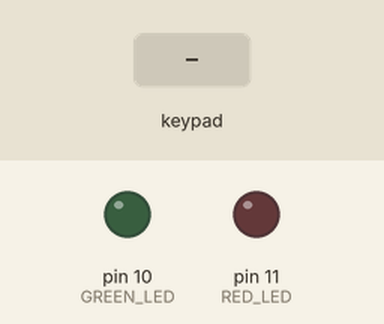
A sketch run on a simulated Arduino Uno, built with avr-gcc and run on an emulated ATmega328P. On the bench: output pins drawn as LEDs (lit = HIGH). Wiring (inferred from the names in the program): 4×4 keypad with keys 1 2 3 A 4 5 6 B 7 8 9 C * 0 # D: rows pin 2, pin 3, pin 4, pin 5; columns pin 6, pin 7, pin 8, pin 9. The inputs (shaded band) are chosen by the test bench. Pins used as bus, display or sensor lines are not drawn; what the sketch prints to the serial monitor is not drawn.

Above: at 1.2 s.
1.3 s: keypad keys 2 5 8 0 # pressed 0.4 s apart
At 4.0 s:
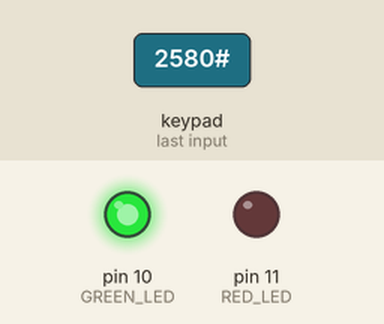
6.3 s: keypad keys 2 3 4 5 # pressed 0.4 s apart
At 8.4 s:
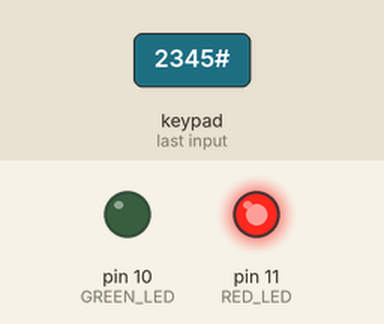
Timing chart, 0 to 10.1 s (numbered marks = the images above; inputs shaded):
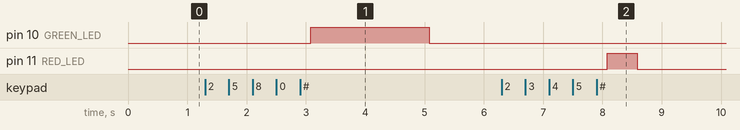

The sketch:

pin_authentication.ino
```cpp
const byte rowPins[4] = {2, 3, 4, 5};
const byte colPins[4] = {6, 7, 8, 9};

const byte GREEN_LED = 10;
const byte RED_LED = 11;

const char keys[4][4] = {
  {'1', '2', '3', 'A'},
  {'4', '5', '6', 'B'},
  {'7', '8', '9', 'C'},
  {'*', '0', '#', 'D'}
};

const char correctPIN[] = "2580";
char enteredPIN[5] = "";
byte pinLength = 0;
byte failedAttempts = 0;

bool lockedOut = false;
unsigned long lockoutStart = 0;
const unsigned long LOCKOUT_MS = 10000;

char scanKeypad() {
  for (byte r = 0; r < 4; r++) {
    digitalWrite(rowPins[r], LOW);
    delayMicroseconds(5);

    for (byte c = 0; c < 4; c++) {
      if (digitalRead(colPins[c]) == LOW) {
        digitalWrite(rowPins[r], HIGH);
        return keys[r][c];
      }
    }

    digitalWrite(rowPins[r], HIGH);
  }

  return '\0';
}

void clearPIN() {
  pinLength = 0;
  enteredPIN[0] = '\0';
}

void setup() {
  Serial.begin(9600);

  for (byte r = 0; r < 4; r++) {
    pinMode(rowPins[r], OUTPUT);
    digitalWrite(rowPins[r], HIGH);
  }

  for (byte c = 0; c < 4; c++) {
    pinMode(colPins[c], INPUT_PULLUP);
  }

  pinMode(GREEN_LED, OUTPUT);
  pinMode(RED_LED, OUTPUT);

  digitalWrite(GREEN_LED, LOW);
  digitalWrite(RED_LED, LOW);

  Serial.println("AUTHENTICATION SYSTEM ONLINE");
  Serial.println("Enter PIN, then press #.");
  Serial.println("Press * to clear.");
}

void loop() {
  if (lockedOut) {
    digitalWrite(RED_LED, HIGH);

    if (millis() - lockoutStart >= LOCKOUT_MS) {
      lockedOut = false;
      failedAttempts = 0;
      digitalWrite(RED_LED, LOW);
      Serial.println("Lockout ended. Try again.");
    }
    return;
  }

  char key = scanKeypad();

  if (key == '\0') {
    return;
  }

  // Wait until the key is released.
  while (scanKeypad() != '\0') {
    delay(10);
  }
  delay(30);

  if (key == '*') {
    clearPIN();
    Serial.println("PIN cleared.");
    return;
  }

  if (key == '#') {
    if (pinLength == 0) {
      Serial.println("Enter a PIN first.");
      return;
    }

    enteredPIN[pinLength] = '\0';

    if (strcmp(enteredPIN, correctPIN) == 0) {
      Serial.println("ACCESS GRANTED");
      digitalWrite(GREEN_LED, HIGH);
      digitalWrite(RED_LED, LOW);
      failedAttempts = 0;
      delay(2000);
      digitalWrite(GREEN_LED, LOW);
    } else {
      Serial.println("ACCESS DENIED");
      digitalWrite(RED_LED, HIGH);
      digitalWrite(GREEN_LED, LOW);
      failedAttempts++;
      delay(500);
      digitalWrite(RED_LED, LOW);

      Serial.print("Failed attempts: ");
      Serial.println(failedAttempts);

      if (failedAttempts >= 3) {
        lockedOut = true;
        lockoutStart = millis();
        Serial.println("LOCKOUT: 10 seconds");
      }
    }

    clearPIN();
    return;
  }

  if (key >= '0' && key <= '9') {
    if (pinLength < 4) {
      enteredPIN[pinLength++] = key;
      Serial.print("*");
    } else {
      Serial.println("\nPIN full. Press # or *.");
    }
  }
}
```

Measured:
- after the input at 1.3 s, pin 10 (GREEN_LED): LOW → HIGH after 1.8 s, → LOW 2.0 s later
- after the input at 6.3 s, pin 11 (RED_LED): LOW → HIGH after 1.8 s, → LOW 0.50 s later
